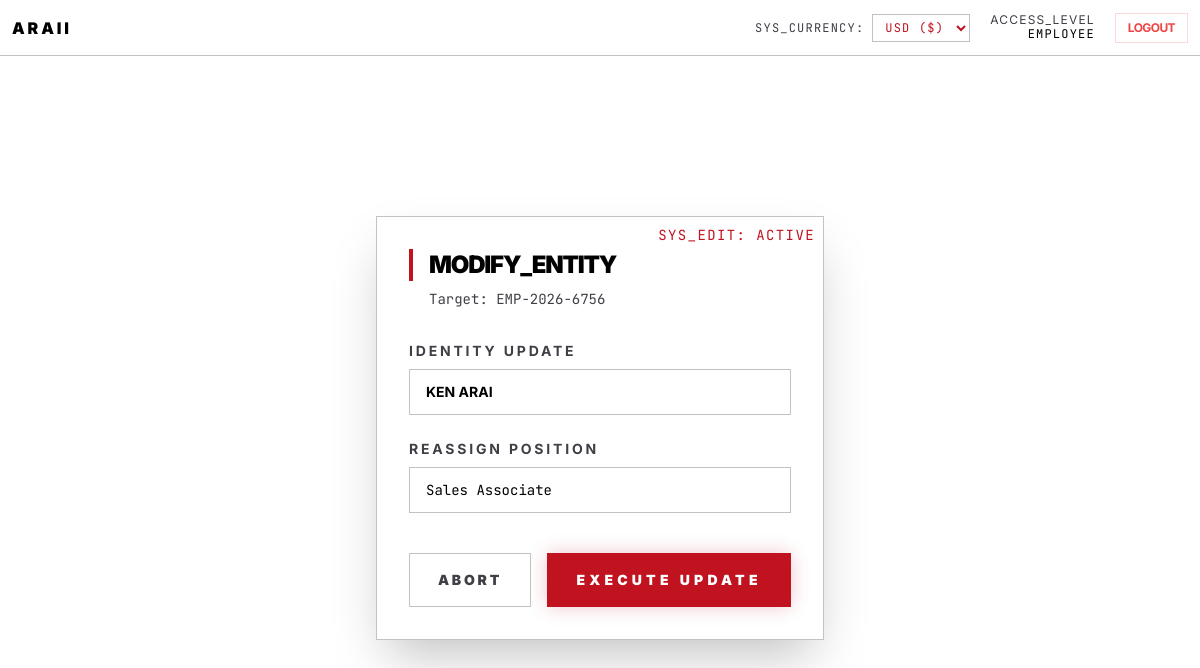
/edit_employee.php?id=2 (signed in), run on an earlier commit of the app's database.
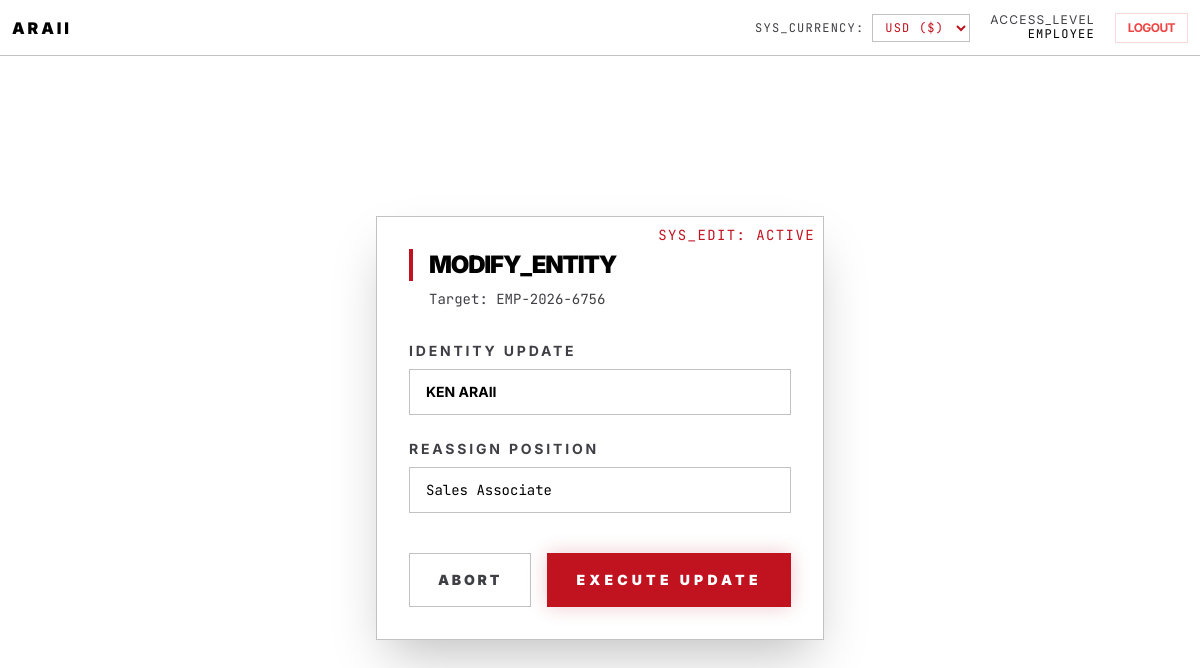
And on a later commit of the database.
### tables this page shows
CREATE TABLE `employees` (
  `employee_id` int(11) NOT NULL,
  `user_id` int(11) DEFAULT NULL,
  `employee_code` varchar(20) NOT NULL,
  `name` varchar(100) NOT NULL,
  `position` varchar(100) NOT NULL,
  `is_active` tinyint(1) DEFAULT 1,
  `created_at` timestamp NULL DEFAULT current_timestamp()
);

### edit_employee.php (the view, shortened to what this page needs)
<?php
require_once "config/database.php";
$emp_id = $_GET['id'];
$stmt = $mysqli->prepare("SELECT employee_code, name, position FROM employees WHERE employee_id = ?");
$stmt->bind_param("i", $emp_id);
$stmt->execute();
$result = $stmt->get_result();
$employee = $result->fetch_assoc();
?>
<!DOCTYPE html>
<html lang="en">
<?php
include 'partials/head.php';
?>
<body class="bg-white text-black font-sans min-h-screen selection:bg-premium selection:text-white flex flex-col">
    <?php include 'partials/nav.php'; ?>
    <main class="flex-grow flex items-center justify-center p-8">
        <div class="w-full max-w-md bg-white border border-obsidian-edge p-8 relative overflow-hidden shadow-2xl">
            <div class="absolute top-0 right-0 p-2 font-mono text-sm text-premium/30 uppercase tracking-widest">Sys_Edit: Active</div>
            <h2 class="text-2xl font-black uppercase tracking-tighter mb-2 border-l-4 border-premium pl-4">Modify_Entity</h2>
            <p class="text-obsidian-muted font-mono text-sm mb-8 pl-5">Target: <?= htmlspecialchars($employee['employee_code']) ?></p>
            <form action="actions/update_employee.php" method="POST" class="space-y-6">
                <div>
                    <label class="block text-sm uppercase tracking-[0.2em] text-obsidian-muted mb-2 font-bold">Identity Update</label>
                    <input type="text" name="name" required value="<?= htmlspecialchars($employee['name']) ?>"
                           class="w-full bg-white border border-obsidian-edge px-4 py-3 text-sm font-bold focus:outline-none focus:border-premium transition-colors text-black uppercase">
                </div>
                <div>
                    <label class="block text-sm uppercase tracking-[0.2em] text-obsidian-muted mb-2 font-bold">Reassign Position</label>
                    <select name="position" class="w-full bg-white border border-obsidian-edge px-4 py-3 text-sm font-mono focus:outline-none focus:border-premium transition-colors text-black appearance-none">
                        <?php
                        $positions = ["Master Mechanic", "System Architect", "Procurement Lead", "Sales Associate", "UNASSIGNED_UNIT"];
                        foreach ($positions as $pos) {
                            $selected = ($employee['position'] === $pos) ? 'selected' : '';
                            echo "<option value='$pos' $selected>$pos</option>";
                        }
                        ?>
                    </select>
                </div>
                <div class="flex gap-4 pt-4">
                    <a href="employees.php" class="w-1/3 text-center py-4 border border-obsidian-edge text-obsidian-muted text-sm font-black uppercase tracking-[0.2em] hover:text-black hover:border-white transition-colors">
                        Abort
                    </a>
                    <button type="submit" class="w-2/3 py-4 bg-premium text-white text-sm font-black uppercase tracking-[0.3em] hover:bg-white hover:text-black transition-all duration-300 shadow-[0_0_20px_rgba(176,0,32,0.22)]">
                        Execute Update
                    </button>
                </div>
            </form>
        </div>
    </main>
</body>
</html>

What changed in the data, as far as the page shows it:
changed employees: name "KEN ARAI" → "KEN ARAII"
